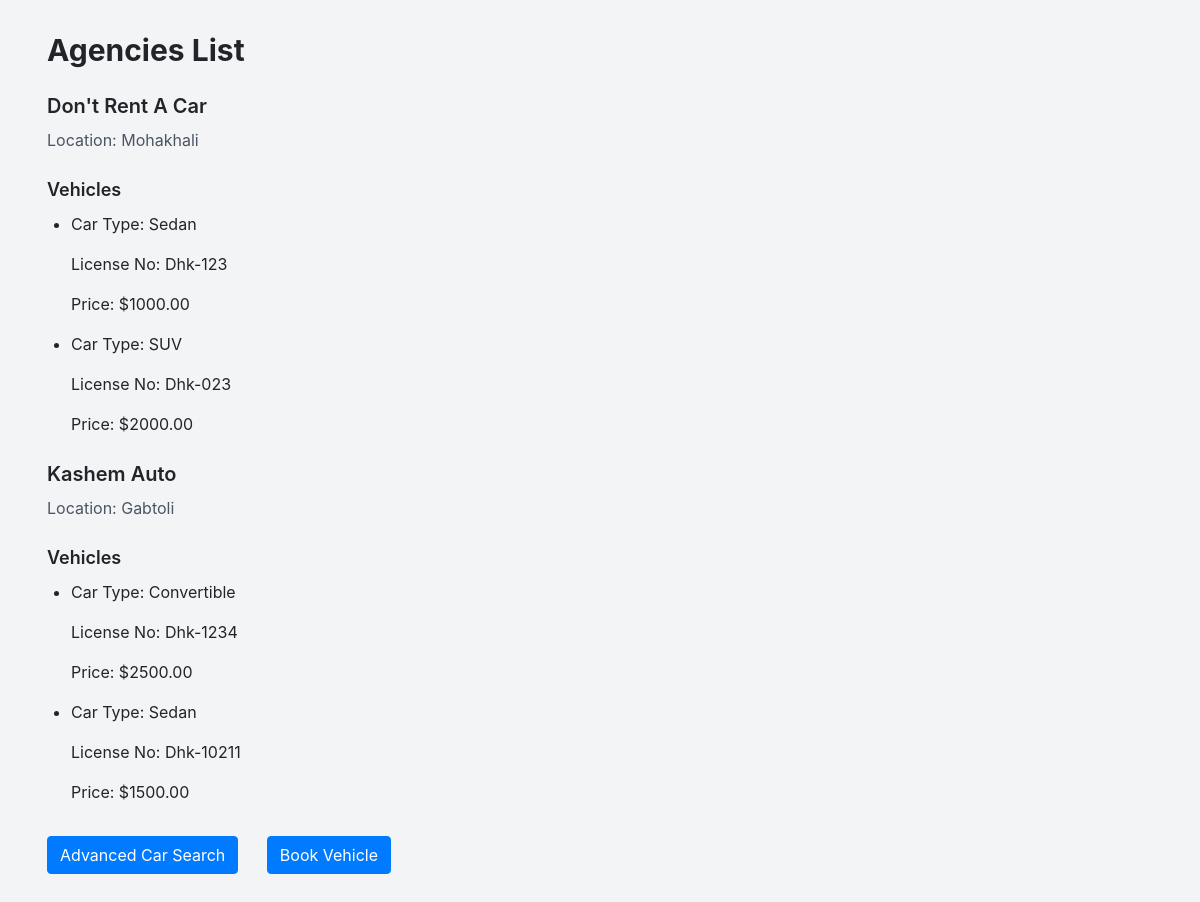
Screenshot of /Agencies/ with the database file from the repository.
### tbp/models.py (models this page shows, shortened)
class Agency(models.Model):
    id = models.AutoField(primary_key=True)
    name = models.CharField(max_length=255)
    phone = models.CharField(max_length=20)
    location = models.CharField(max_length=255)

class Vehicle(models.Model):
    agency = models.ForeignKey(Agency, on_delete=models.CASCADE)
    CAR_TYPE_CHOICES = [
        ('Sedan', 'Sedan'),
        ('SUV', 'SUV'),
        ('Truck', 'Truck'),
        ('Van', 'Van'),
        ('Hatchback', 'Hatchback'),
        ('Convertible', 'Convertible'),
        ('Coupe', 'Coupe'),
    ]
    price = models.DecimalField(max_digits=10, decimal_places=2, default=0)
    car_type = models.CharField(max_length=100, choices=CAR_TYPE_CHOICES)
    license_no = models.CharField(max_length=50)

### tbp/views.py (the view)
# urls.py: path('Agencies/', views.agencies_list, name='agencies_list'),
def agencies_list(request):
    agencies = Agency.objects.prefetch_related('vehicle_set').all()
    return render(request, 'agencies_list.html', {'agencies': agencies})

### tbp/templates/agencies_list.html (shortened to what this page needs)
<!DOCTYPE html>
<html lang="en">
<head>
    <link href="https://cdn.jsdelivr.net/npm/tailwindcss@2.2.19/dist/tailwind.min.css" rel="stylesheet">
    <link href="https://maxcdn.bootstrapcdn.com/bootstrap/4.5.2/css/bootstrap.min.css" rel="stylesheet">
</head>
<body class="bg-gray-100 p-8">
    <div class="container mx-auto">
        <h1 class="text-3xl font-bold mb-6">Agencies List</h1>
        <ul>
            {% for agency in agencies %}
                <li class="mb-6">
                    <h2 class="text-xl font-semibold">{{ agency.name }}</h2>
                    <p class="text-gray-600">Location: {{ agency.location }}</p>
                    <h3 class="text-lg font-semibold mt-4">Vehicles</h3>
                    <ul class="list-disc pl-6">
                        {% for vehicle in agency.vehicle_set.all %}
                            <li class="mb-2">
                                <p>Car Type: {{ vehicle.car_type }}</p>
                                <p>License No: {{ vehicle.license_no }}</p>
                                <p>Price: ${{ vehicle.price }}</p>
                            </li>
                        {% endfor %}
                    </ul>
                </li>
            {% endfor %}
        </ul>
        <div class="mt-8">
            <form action="{% url 'advanced_car_search' %}" method="get" class="inline-block mr-4">
                <button type="submit" class="btn btn-primary">Advanced Car Search</button>
            </form>
            <form action="{% url 'book_vehicle' %}" method="get" class="inline-block">
                <button type="submit" class="btn btn-primary">Book Vehicle</button>
            </form>
        </div>
    </div>
</body>

### rows the page displays
Agency: name "Don't Rent A Car", location "Mohakhali"
Vehicle: car_type "Sedan", license_no "Dhk-123", price "1000.00"
Vehicle: car_type "SUV", license_no "Dhk-023", price "2000.00"
Agency: name "Kashem Auto", location "Gabtoli"
Vehicle: car_type "Convertible", license_no "Dhk-1234", price "2500.00"
Vehicle: car_type "Sedan", license_no "Dhk-10211", price "1500.00"
